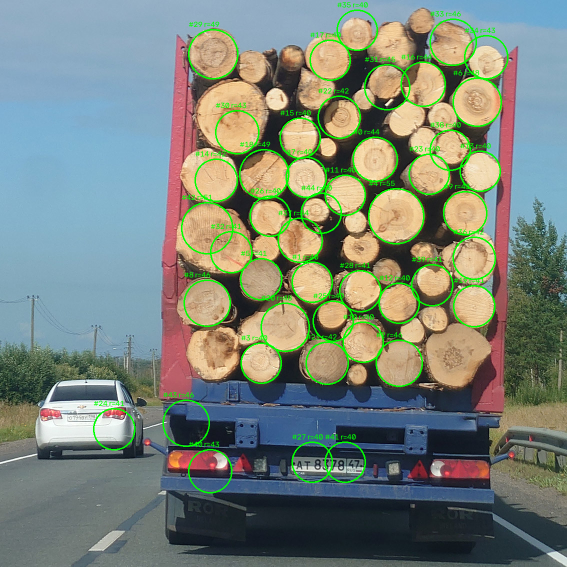
#> input picture tasks/hough_transform/output/overlays/logs-1_overlay.png, 1134 x 1134 px (shown at 1/2 size); its folder holds only this picture in this run
$ python main.py output/overlays/logs-1_overlay.png --output-dir out
#> lines starting #> are read from the running program, lines starting #| are printed output that depends on the picture
### tasks/hough_transform/io_utils.py
import typing as ty
from pathlib import Path

import cv2
import numpy as np

from utils.color_transformation import bgr2rgb, rgb2bgr

IMAGE_EXTENSIONS = {".png", ".jpg", ".jpeg", ".bmp", ".tif", ".tiff", ".webp"}


def iter_images(path: ty.Union[str, Path]) -> ty.Iterator[Path]:
    path = Path(path)
    if path.is_file():
        if path.suffix.lower() in IMAGE_EXTENSIONS:
            yield path
        return

    if path.is_dir():
        for p in sorted(path.rglob("*")):
            if p.is_file() and p.suffix.lower() in IMAGE_EXTENSIONS:
                yield p


def load_image(path: ty.Union[str, Path]) -> np.ndarray:
    """Загружает изображение как RGB uint8."""
    bgr = cv2.imread(str(path))
#> bgr is the input picture: shape (1134, 1134, 3); mean B, G, R 121.6, 132.6, 122.3
    if bgr is None:
        raise FileNotFoundError(f"Could not read image: {path}")
    return bgr2rgb(bgr)


# [11 lines left out: function save_image, not called in this run]

### utils/color_transformation.py
import inspect
import typing as ty
import warnings
from functools import wraps

import numpy as np

from .image_range import normalize_input, preserve_format

channelT = ty.Literal["gray", "hsv_saturation", "lab_luminance", "hsv_value"]

def bgr2rgb(img: np.ndarray) -> np.ndarray:
    return img[..., ::-1]
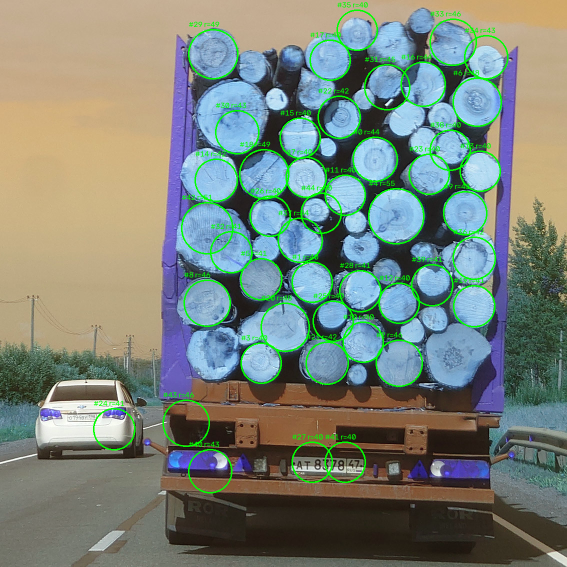
#> returned value: shape (1134, 1134, 3) (shown at 1/2 size); mean of channels 0, 1, 2 122.3, 132.6, 121.6; drawn as B, G, R


rgb2bgr = bgr2rgb


# [26 lines left out: functions rgb2gray, rgb_to_mono_channel, not called in this run]


def mono_channel_input(default_channel: channelT = "gray"):
    def decorator(func):
        sig = inspect.signature(func)
        params = list(sig.parameters.values())
        params.append(inspect.Parameter(
            "channel",
            kind=inspect.Parameter.KEYWORD_ONLY,
            default=default_channel,
            annotation=channelT,
        ))

        # [7 lines left out: function wrapper, not called in this run]

        wrapper.__signature__ = sig.replace(parameters=params)
        return wrapper
    return decorator


# [125 lines left out: functions rgb2hsv, hsv2rgb, rgb2hsl, hsl2rgb, srgb2linear_rgb, linear_rgb2srgb and 1 more, not called in this run]


def cmy2rgb(img: np.ndarray) -> np.ndarray:
    res = 1. - img
    return res


# [86 lines left out: functions cmy2cmyk, cmyk2cmy, _rgb2xyz, _xyz2rgb, _xyz2lab, _lab2xyz and 1 more, not called in this run]


def rgb2lab(img: np.ndarray, white=np.array([0.95047, 1.0, 1.08883])) -> np.ndarray:
    return _xyz2lab(_rgb2xyz(srgb2linear_rgb(img)), white=white)


def lab2rgb(img: np.ndarray, white=np.array([0.95047, 1.0, 1.08883])) -> np.ndarray:
    return linear_rgb2srgb(_xyz2rgb(_lab2xyz(img, white=white)))


# [51 lines left out: functions rgb2lms, _xyz2lms, _lms2xyz, _lms2oklab, not called in this run]


def rgb2oklab(img: np.ndarray) -> np.ndarray:
    return _lms2oklab(rgb2lms(img))

### tasks/hough_transform/config.py
from dataclasses import dataclass, field


import typing as ty
from dataclasses import dataclass, field, replace


@dataclass
class HoughCircleConfig:
    threshold1: float = 0.08
    threshold2: float = 0.017
    r_min: ty.Union[int, float] = 15
    r_max: ty.Union[int, float] = 100
    r_delta: ty.Union[int, float] = 2
    ab_delta: ty.Union[int, float] = 2
    threshold: float = 0.3
    min_dist: ty.Union[int, float] = 10
    max_circles: int = 20


def _resolve_px(value: ty.Union[int, float], scale: int, minimum: int = 1) -> int:
    """
    int   -> абсолютное значение в пикселях.
    float в (0, 1) -> доля от scale (обычно min(H, W)).
    """
    if isinstance(value, float) and 0.0 < value < 1.0:
        return max(minimum, int(round(value * scale)))
    return max(minimum, int(value))


def resolve_circles_config(
    cfg: HoughCircleConfig,
    shape: ty.Tuple[int, ...],
) -> HoughCircleConfig:
    """Приводит параметры, заданные долями, к пикселям для конкретного изображения."""
    scale = min(shape[0], shape[1])
    return replace(
        cfg,
        r_min=_resolve_px(cfg.r_min, scale, minimum=1),
        r_max=_resolve_px(cfg.r_max, scale, minimum=2),
        r_delta=_resolve_px(cfg.r_delta, scale, minimum=1),
        ab_delta=_resolve_px(cfg.ab_delta, scale, minimum=1),
        min_dist=_resolve_px(cfg.min_dist, scale, minimum=0),
    )

@dataclass
class PipelineConfig:
    input_path: str
    output_dir: str
    report_format: str = "txt"
    circle: HoughCircleConfig = field(default_factory=HoughCircleConfig)

### tasks/hough_transform/pipeline.py
from dataclasses import asdict
from pathlib import Path

from utils.hough import hough_circles

from .config import PipelineConfig, resolve_circles_config
from .io_utils import iter_images, load_image, save_image
from .report import ReportEntry, write_report
from .visualize import circle_mask, draw_circles, overlay_mask


def process_file(path: Path, config: PipelineConfig):
    img = load_image(path)
    circle_cfg = resolve_circles_config(config.circle, img.shape)
    circles, edges = hough_circles(img, return_edges=True, **asdict(circle_cfg))
    return ReportEntry(name=path.name, circles=circles), edges


def run_pipeline(config: PipelineConfig) -> Path:
    output_dir = Path(config.output_dir)
    mask_dir = output_dir / "masks"
    overlay_dir = output_dir / "overlays"
    edges_dir = output_dir / "edges"

    entries = []

    for path in iter_images(config.input_path):
        entry, edges = process_file(path, config)
        entries.append(entry)

        img = load_image(path)
        mask = circle_mask(img.shape, entry.circles, thickness=1)
        overlay = overlay_mask(img, mask)
        overlay = draw_circles(overlay, entry.circles)

        save_image(mask_dir / f"{path.stem}_mask.png", mask)
        save_image(overlay_dir / f"{path.stem}_overlay.png", overlay)
        save_image(edges_dir / f"{path.stem}_canny.png", edges)

        print(f"[{path.name}] circles: {entry.n_circles}")

    report_path = write_report(entries, output_dir, config.report_format)
    print(f"Report written to: {report_path}")
    return report_path

### utils/image_range.py
import inspect
import typing as ty
from functools import wraps

import numpy as np


# [15 lines left out: function _to_unit_range, not called in this run]


def normalize_input(param="img", auto=False) -> ty.Callable:
    def decorator(func: ty.Callable[[np.ndarray], np.ndarray]):
        sig = inspect.signature(func)
        first = param or next(iter(sig.parameters))

        # [11 lines left out: function wrapper, not called in this run]

        return wrapper

    return decorator


# [33 lines left out: functions channel_range, preserve_format, not called in this run]

### utils/filtering.py
import typing as ty
from functools import wraps

import numpy as np

from .color_transformation import mono_channel_input
from .image_range import channel_range, preserve_format

_SOBEL_X = np.array([[-1, 0, 1], [-2, 0, 2], [-1, 0, 1]])
_SOBEL_Y = _SOBEL_X.T

_ROBERTS_X = np.array([[1, 0], [0, -1]])
_ROBERTS_Y = np.array([[0, 1], [-1, 0]])

_PREWITT_X = np.array([[-1, 0, 1], [-1, 0, 1], [-1, 0, 1]])
_PREWITT_Y = _PREWITT_X.T

_SCHARR_X = np.array([[-3, 0, 3], [-10, 0, 10], [-3, 0, 3]])
_SCHARR_Y = _SCHARR_X.T


# [21 lines left out: functions kernel_positive_sum, gradient_max_value, not called in this run]


def match_input_format(max_value_of: ty.Callable[[float], float]) -> ty.Callable:
    """
    Приводит выход фильтра к dtype и масштабу входного изображения.

    Предполагается, что выход фильтра — неотрицательная величина
    (магнитуда градиента). Для знаковых фильтров (Лаплас и т.п.)
    нужен отдельный декоратор с явной семантикой знака.

    Параметры
    ---------
    max_value_of : callable
        Функция от channel_max (верхней границы шкалы входа),
        возвращающая теоретический максимум сырой магнитуды фильтра
        на изображении [0, channel_max].

    Поведение
    ---------
    1. Запоминает dtype и масштаб входного изображения.
    2. Вызывает исходный фильтр.
    3. Делит результат на теоретический максимум -> [0, 1].
    4. Возвращает результат в исходный диапазон и dtype.
    """
    def decorator(func: ty.Callable) -> ty.Callable:
        # [9 lines left out: function wrapper, not called in this run]

        return wrapper
    return decorator


def generate_gauss_kernel(win_size: int, dim: int, normalize=True, sigma: ty.Optional[float]=None) -> np.ndarray:
    r = win_size >> 1
    if sigma is None:
        sigma = 0.3 * (r - 1) + 0.8

    row = np.arange(-r, r + 1, 1)**2
    sq_dist = sum(np.ix_(*([row] * dim)))
    dist = np.exp(-sq_dist / (2 * sigma ** 2))
    return dist / dist.sum() if normalize else dist


# [23 lines left out: function window_mean_filter, not called in this run]


def apply_linear_filter(
        img: np.ndarray,
        matrix_filter: np.ndarray,
) -> np.ndarray:
    h, w = matrix_filter.shape
    r, c = h >> 1, w >> 1

    if img.ndim not in (2, 3):
        raise ValueError

    mod_img = np.pad(img, {0: (h - r - 1, r), 1: (w - c - 1, c)}, mode="edge")

    return np.tensordot(
        np.lib.stride_tricks.sliding_window_view(mod_img, window_shape=matrix_filter.shape, axis=(0, 1)),
        matrix_filter,
        axes=([-2, -1], [0, 1])
    )


def apply_gauss_filter(
        img: np.ndarray,
        win_size: int,
        sigma: ty.Optional[float] = None,
):
    gauss_filter = generate_gauss_kernel(win_size, 2, True, sigma)
    return apply_linear_filter(img, gauss_filter)


# [18 lines left out: function apply_non_linear_filter, not called in this run]


def opening_filter(img: np.ndarray, r: int=1) -> np.ndarray:
    d = (r << 1) + 1
    return apply_non_linear_filter(apply_non_linear_filter(img, "min", d), "max", d)


def closing_filter(img: np.ndarray, r: int=1) -> np.ndarray:
    d = (r << 1) + 1
    return apply_non_linear_filter(apply_non_linear_filter(img, "max", d), "min", d)


# [47 lines left out: functions apply_sobel_filter, apply_roberts_filter, apply_prewitt_filter, scharr_operator, not called in this run]

### utils/hough.py
import typing as ty

import numba as nb
import numpy as np

from .canny import canny_operator
from .filtering import apply_gauss_filter
from .geometry import line_segment_from_rho_theta


# [178 lines left out: functions _hough_lines_vote, _hough_peaks_2d, hough_lines, _hough_circles_vote, _hough_peaks_3d, not called in this run]

def hough_circles(
    img: np.ndarray,
    threshold1: float = 0.01,
    threshold2: float = 0.03,
    r_min: int = 0,
    r_max: int = 100,
    r_delta: int = 1,
    ab_delta: int = 1,
    threshold: float = 0.4,
    min_dist: int = 10,
    max_circles: int = 10,
    return_edges: bool = False,
) -> ty.Union[np.ndarray, ty.Tuple[np.ndarray, np.ndarray]]:
    """
    Градиентное преобразование Хафа для окружностей.

    Возвращает массив формы (N, 3): x, y, r.

    ab_delta контролирует размер аккумулятора: O((H/ab_delta) * (W/ab_delta) * n_radii).
    При больших изображениях и широком диапазоне радиусов это критично.
    threshold — минимальная доля видимой дуги (0..1). Нормировка
    голосов на 2πr делает порог инвариантным к радиусу.
    """
    assert 0 < threshold1 < threshold2 <= 1
    assert 0 <= r_min <= r_max
    assert r_delta > 0
    assert ab_delta > 0
    assert 0.0 < threshold <= 1.0
    assert threshold > 0
    assert min_dist >= 0
    assert max_circles > 0

    img = apply_gauss_filter(img, 5)
    edges, directions = canny_operator(
        img, threshold1, threshold2, return_directions=True
    )

    # [4 lines left out: function _finish, not called in this run]


    edge_points = np.argwhere(edges > 0)
    if edge_points.size == 0:
        return np.empty((0, 3), dtype=np.intp)

    h, w = edges.shape
    h_bins = h // ab_delta + 1
    w_bins = w // ab_delta + 1
    radii = np.arange(r_min, r_max + 1, r_delta)
    acc = np.zeros((h_bins, w_bins, len(radii)), dtype=np.int32)

    _hough_circles_vote(edge_points, directions, radii, ab_delta, acc)

    idx, scores = _hough_peaks_3d(acc, radii, threshold_frac=threshold)
    circles = []

    for (b_idx, a_idx, r_idx), score in zip(idx, scores):
        a = int(a_idx) * ab_delta
        b = int(b_idx) * ab_delta
        r = int(radii[r_idx])

        if any(np.hypot(cx - a, cy - b) < min_dist for cx, cy, _ in circles):
            continue

        circles.append((a, b, r))
        if len(circles) >= max_circles:
            break

    return _finish(
        np.array(circles, dtype=np.intp)
        if circles
        else np.empty((0, 3), dtype=np.intp)
    )

### tasks/hough_transform/main.py
import argparse
import sys
from pathlib import Path

from .config import HoughCircleConfig, PipelineConfig
from .pipeline import run_pipeline


def _build_parser() -> argparse.ArgumentParser:
    parser = argparse.ArgumentParser(
        prog="hough_circles",
        description="Hough transform pipeline for circle detection",
    )
    parser.add_argument(
        "input_path",
        type=Path,
        help="Image file or directory with images",
    )
    parser.add_argument(
        "-o", "--output-dir",
        type=Path,
        required=True,
        help="Directory for reports, masks and overlays",
    )
    parser.add_argument(
        "--report-format",
        choices=("txt", "md"),
        default="txt",
    )

    g = parser.add_argument_group("Canny")
    g.add_argument("--canny-low", type=float, default=0.08)
    g.add_argument("--canny-high", type=float, default=0.17)

    g = parser.add_argument_group("Hough circles")
    g.add_argument("--r-min", type=float, default=0.03,
                   help="Min radius: pixels (int) or fraction of min(H,W) (float in (0,1))")
    g.add_argument("--r-max", type=float, default=0.15,
                   help="Max radius: pixels or fraction of min(H,W)")
    g.add_argument("--r-delta", type=float, default=0.005,
                   help="Radius step: pixels or fraction of min(H,W)")
    g.add_argument("--ab-delta", type=float, default=0.005,
                   help="Center bin size: pixels or fraction of min(H,W); larger = faster")
    g.add_argument("--threshold", type=float, default=0.4,
                   help="Minimum visible-arc fraction (0..1). Scale-invariant to radius.")
    g.add_argument("--min-dist", type=float, default=0.02,
                   help="Min center distance: pixels or fraction of min(H,W)")
    g.add_argument("--max-circles", type=int, default=20)

    return parser


def _parse_config() -> PipelineConfig:
    args = _build_parser().parse_args()

    if not args.input_path.exists():
        print(f"error: input path does not exist: {args.input_path}", file=sys.stderr)
        sys.exit(2)
    if not (0 < args.canny_low < args.canny_high <= 1):
        print("error: require 0 < canny_low < canny_high <= 1", file=sys.stderr)
        sys.exit(2)
    if not (0 < args.r_min <= args.r_max):
        print("error: require 0 < r_min <= r_max", file=sys.stderr)
        sys.exit(2)
    if args.r_delta <= 0 or args.ab_delta <= 0:
        print("error: r_delta and ab_delta must be > 0", file=sys.stderr)
        sys.exit(2)
    if not (0.0 < args.threshold <= 1.0):
        print("error: require 0 < threshold <= 1", file=sys.stderr)
        sys.exit(2)


    circle_cfg = HoughCircleConfig(
        threshold1=args.canny_low,
        threshold2=args.canny_high,
        r_min=args.r_min,
        r_max=args.r_max,
        r_delta=args.r_delta,
        ab_delta=args.ab_delta,
        threshold=args.threshold,
        min_dist=args.min_dist,
        max_circles=args.max_circles,
    )

    return PipelineConfig(
        input_path=str(args.input_path),
        output_dir=str(args.output_dir),
        report_format=args.report_format,
        circle=circle_cfg,
    )


def main() -> None:
    config = _parse_config()
    run_pipeline(config)


if __name__ == "__main__":
#> (the run stopped early here; a loop or call above may not have finished)

$ run again, on tasks/hough_transform/output/overlays/pipes-5_overlay.png
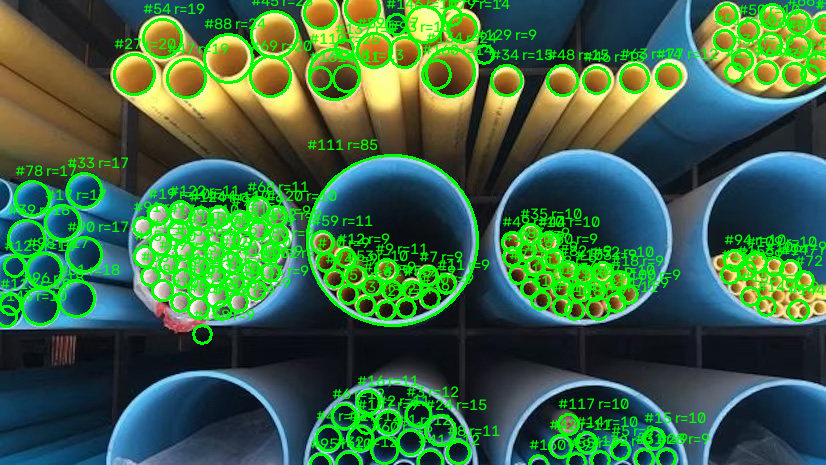
#> input picture tasks/hough_transform/output/overlays/pipes-5_overlay.png, 826 x 465 px
#> in load_image, bgr is the input picture: shape (465, 826, 3); mean B, G, R 68.4, 104.9, 60
#> in bgr2rgb, `return img[..., ::-1]`:
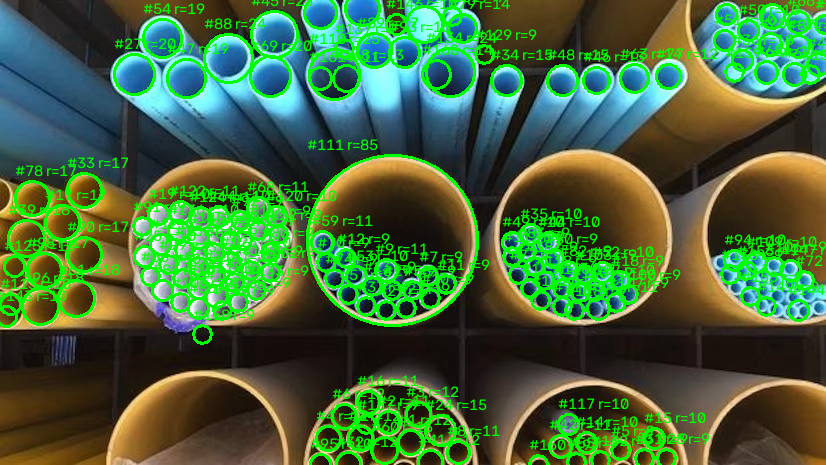
#> returned value: shape (465, 826, 3); mean of channels 0, 1, 2 60, 104.9, 68.4; drawn as B, G, R

$ run again, on tasks/hough_transform/output/overlays/pipes-6_overlay.png
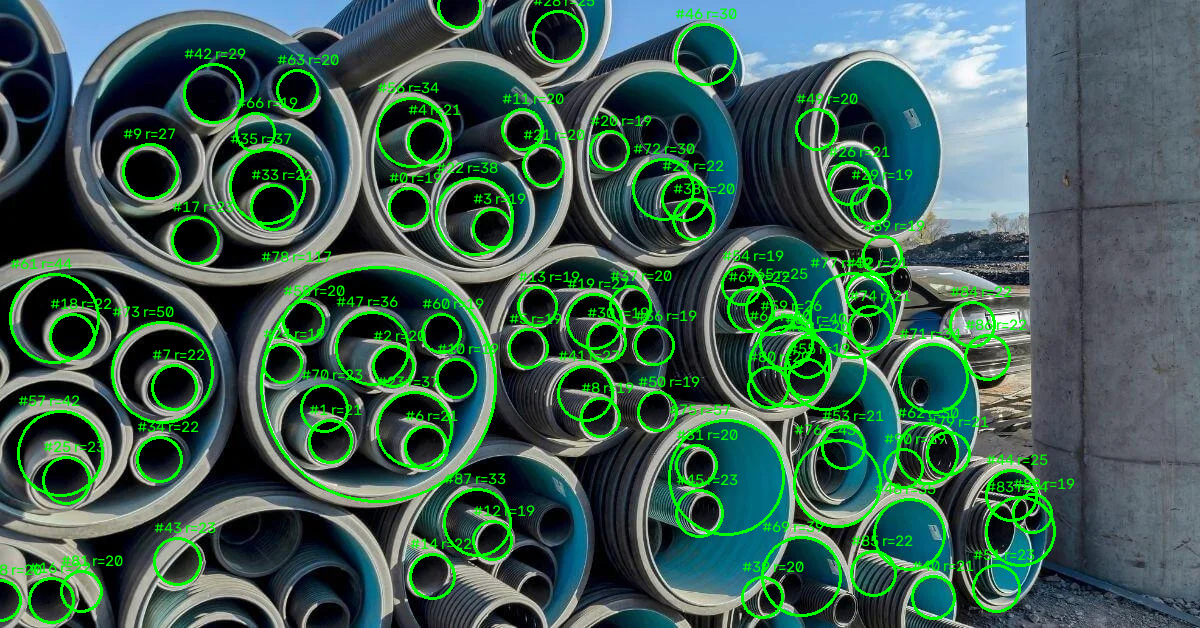
#> input picture tasks/hough_transform/output/overlays/pipes-6_overlay.png, 1200 x 628 px
#> in load_image, bgr is the input picture: shape (628, 1200, 3); mean B, G, R 82.5, 95.8, 61.8
#> in bgr2rgb, `return img[..., ::-1]`:
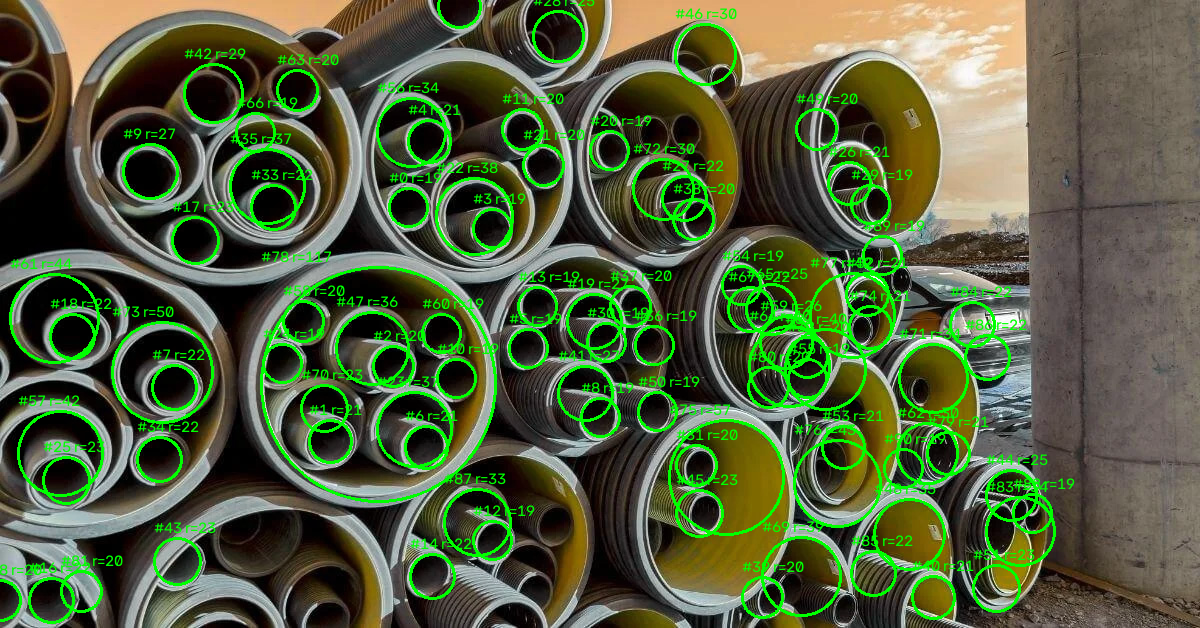
#> returned value: shape (628, 1200, 3); mean of channels 0, 1, 2 61.8, 95.8, 82.5; drawn as B, G, R

$ run again, on tasks/hough_transform/output/overlays/logs-2_overlay.png
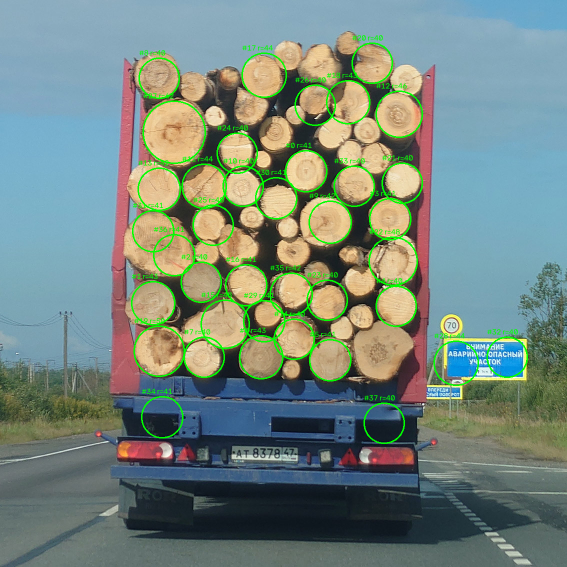
#> input picture tasks/hough_transform/output/overlays/logs-2_overlay.png, 1134 x 1134 px (shown at 1/2 size)
#> in load_image, bgr is the input picture: shape (1134, 1134, 3); mean B, G, R 126, 135.1, 117.7
#> in bgr2rgb, `return img[..., ::-1]`:
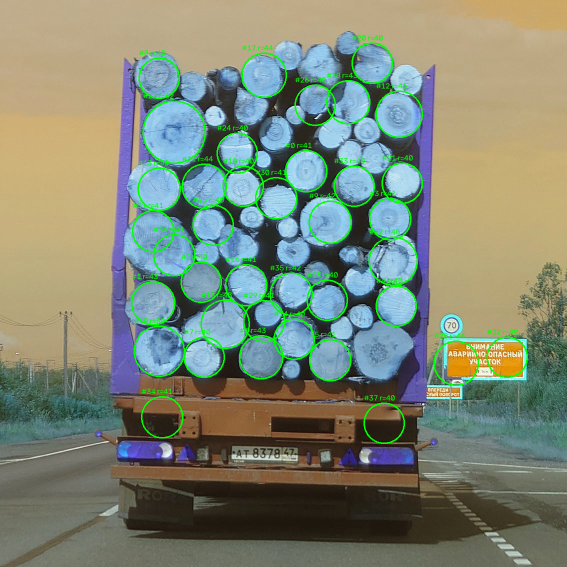
#> returned value: shape (1134, 1134, 3) (shown at 1/2 size); mean of channels 0, 1, 2 117.7, 135.1, 126; drawn as B, G, R
